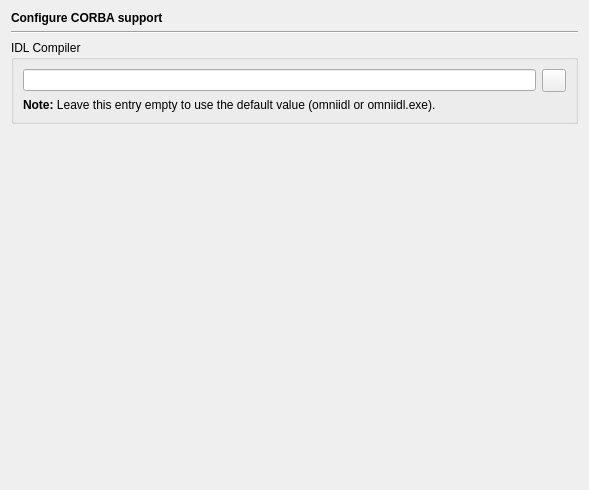
<?xml version="1.0" encoding="UTF-8"?>
<ui version="4.0">
 <class>CorbaPage</class>
 <widget class="QWidget" name="CorbaPage">
  <property name="geometry">
   <rect>
    <x>0</x>
    <y>0</y>
    <width>589</width>
    <height>490</height>
   </rect>
  </property>
  <layout class="QVBoxLayout">
   <item>
    <widget class="QLabel" name="headerLabel">
     <property name="text">
      <string>&lt;b&gt;Configure CORBA support&lt;/b&gt;</string>
     </property>
    </widget>
   </item>
   <item>
    <widget class="Line" name="line13">
     <property name="frameShape">
      <enum>QFrame::HLine</enum>
     </property>
     <property name="frameShadow">
      <enum>QFrame::Sunken</enum>
     </property>
     <property name="orientation">
      <enum>Qt::Horizontal</enum>
     </property>
    </widget>
   </item>
   <item>
    <widget class="QGroupBox" name="groupBox">
     <property name="title">
      <string>IDL Compiler</string>
     </property>
     <layout class="QGridLayout">
      <item row="0" column="0">
       <widget class="QLineEdit" name="idlEdit">
        <property name="toolTip">
         <string>Enter the path to the IDL compiler.</string>
        </property>
       </widget>
      </item>
      <item row="1" column="0" colspan="2">
       <widget class="QLabel" name="textLabel1_4">
        <property name="text">
         <string>&lt;b&gt;Note:&lt;/b&gt; Leave this entry empty to use the default value (omniidl or omniidl.exe).</string>
        </property>
       </widget>
      </item>
      <item row="0" column="1">
       <widget class="QToolButton" name="idlButton">
        <property name="toolTip">
         <string>Press to select the IDL compiler via a file selection dialog.</string>
        </property>
       </widget>
      </item>
     </layout>
    </widget>
   </item>
   <item>
    <spacer>
     <property name="orientation">
      <enum>Qt::Vertical</enum>
     </property>
     <property name="sizeHint" stdset="0">
      <size>
       <width>20</width>
       <height>81</height>
      </size>
     </property>
    </spacer>
   </item>
  </layout>
 </widget>
 <tabstops>
  <tabstop>idlEdit</tabstop>
  <tabstop>idlButton</tabstop>
 </tabstops>
 <resources/>
 <connections/>
</ui>
